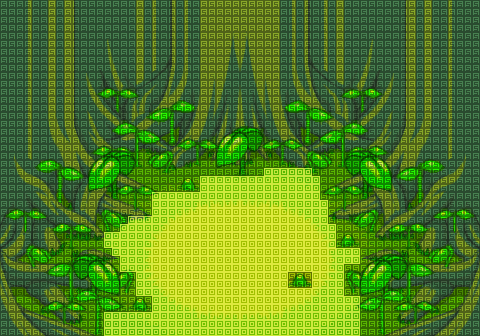

A 2D game scene composited from a Tiled map and its tileset images. What follows is a short description and the map's XML, with each tile layer's data collapsed to a summary:
An orthogonal 60x42 tile map with 8x8 px tiles, 2 tile layers (Calque de Tile 1, Calque 2), 3 tilesets.

<map version="1.0" tiledversion="1.0.2" orientation="orthogonal" renderorder="left-up" width="60" height="42" tilewidth="8" tileheight="8" nextobjectid="1">
 <tileset firstgid="1" source="energeticforest.tsx" />
 <tileset firstgid="2521" source="terrain.tsx" />
 <tileset firstgid="2523" source="terrain.tsx" />
 <layer name="Calque de Tile 1" width="60" height="42">
  <data>[2520 cells, 2520 non-empty, 2520 distinct tile ids]</data>
 </layer>
 <layer name="Calque 2" width="60" height="42">
  <data>[2520 cells, 2520 non-empty, 2 distinct tile ids]</data>
 </layer>
</map>
